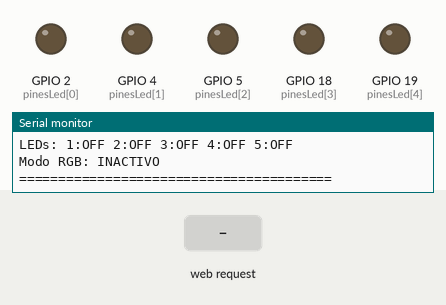
Bench run of a sketch on a simulated ESP32. Parts: output pins drawn as LEDs (lit = HIGH), the last lines printed to the serial monitor. Dashed ring = blinking. The test bench sets the inputs (shaded band). WiFi joins after 1.5 s; servers stay silent unless stated.

Above: at 2.7 s.
2.8 s: HTTP request GET /toggleRGB received
At 2.98 s:
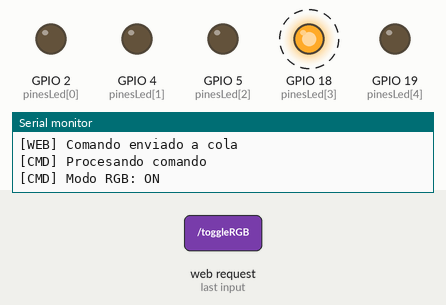
5.8 s: HTTP request GET /allOn received
At 7.0 s:
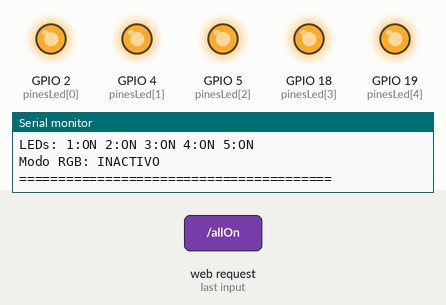
7.3 s: HTTP request GET /allOff received
At 8.6 s:
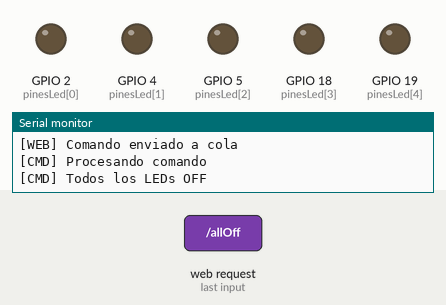
Timing chart, 0 to 10.3 s (numbered marks = the images above; inputs shaded):
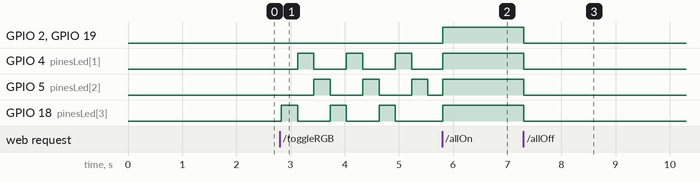

The sketch:

Controlador_de_LEDS.ino
```cpp
#include <WiFi.h>
#include <freertos/FreeRTOS.h>
#include <freertos/task.h>
#include <freertos/semphr.h>
#include <freertos/queue.h>

// ========== CONFIGURACIÓN ==========
const char* ssid = "RED WIFI";
const char* password = "CONTRASEÑA";
WiFiServer servidor(80);

const int NUM_LEDS = 5;
const int pinesLed[] = {2, 4, 5, 18, 19};
const char* nombresLed[] = {"Blanco", "Verde", "Azul", "Rojo", "Amarillo"};

// ========== VARIABLES COMPARTIDAS (PROTEGIDAS) ==========
bool estadosLed[NUM_LEDS] = {0};
bool modoRgb = false;
int pasoRgb = 0;

// ========== OBJETOS FREERTOS ==========
SemaphoreHandle_t mutexLed;           // Protege estadosLed[]
SemaphoreHandle_t mutexRgb;           // Protege modoRgb y pasoRgb
QueueHandle_t colaComandos;           // Cola de comandos HTTP

// Estructura para comandos
typedef struct {
  enum { CMD_TOGGLE, CMD_TODOS_ON, CMD_TODOS_OFF, CMD_RGB_TOGGLE } tipo;
  int indiceLed;
} Comando;

// ========== TAREA 1: SERVIDOR WEB (Prioridad ALTA - 3) ==========
void tareaServidorWeb(void *parametro) {
  Serial.println("[TAREA] Servidor Web iniciado - Prioridad ALTA");

  while(1) {
    WiFiClient cliente = servidor.available();
    if (cliente) {
      Serial.println("[WEB] Cliente conectado");

      unsigned long timeout = millis() + 3000;
      while (!cliente.available() && millis() < timeout) {
        vTaskDelay(1 / portTICK_PERIOD_MS); // Yield cooperativo
      }

      if (millis() < timeout) {
        String peticion = cliente.readStringUntil('\r');
        cliente.flush();

        // Procesar petición y enviar a cola
        Comando cmd;
        bool enviarCmd = false;

        if (peticion.indexOf("/toggleRGB") != -1) {
          cmd.tipo = Comando::CMD_RGB_TOGGLE;
          enviarCmd = true;
        } else if (peticion.indexOf("/allOn") != -1) {
          cmd.tipo = Comando::CMD_TODOS_ON;
          enviarCmd = true;
        } else if (peticion.indexOf("/allOff") != -1) {
          cmd.tipo = Comando::CMD_TODOS_OFF;
          enviarCmd = true;
        } else {
          for (int i = 0; i < NUM_LEDS; i++) {
            if (peticion.indexOf("/toggle" + String(i+1)) != -1) {
              cmd.tipo = Comando::CMD_TOGGLE;
              cmd.indiceLed = i;
              enviarCmd = true;
              break;
            }
          }
        }

        if (enviarCmd) {
          xQueueSend(colaComandos, &cmd, portMAX_DELAY);
          Serial.println("[WEB] Comando enviado a cola");
        }

        // Enviar respuesta
        if (peticion.indexOf("/status") != -1) {
          enviarJSON(cliente);
        } else {
          enviarHTML(cliente);
        }
      }
      cliente.stop();
    }
    vTaskDelay(10 / portTICK_PERIOD_MS); // Liberar CPU
  }
}

// ========== TAREA 2: PROCESADOR DE COMANDOS (Prioridad MEDIA - 2) ==========
void tareaProcesadorComandos(void *parametro) {
  Serial.println("[TAREA] Procesador de Comandos iniciado - Prioridad MEDIA");
  Comando cmd;

  while(1) {
    if (xQueueReceive(colaComandos, &cmd, portMAX_DELAY)) {
      Serial.println("[CMD] Procesando comando");

      switch(cmd.tipo) {
        case Comando::CMD_TOGGLE:
          if (xSemaphoreTake(mutexLed, portMAX_DELAY)) {
            if (!modoRgb) {
              estadosLed[cmd.indiceLed] = !estadosLed[cmd.indiceLed];
              digitalWrite(pinesLed[cmd.indiceLed], estadosLed[cmd.indiceLed]);
              Serial.printf("[CMD] LED %d: %s\n", cmd.indiceLed+1,
                           estadosLed[cmd.indiceLed] ? "ON" : "OFF");
            }
            xSemaphoreGive(mutexLed);
          }
          break;

        case Comando::CMD_TODOS_ON:
          if (xSemaphoreTake(mutexRgb, portMAX_DELAY)) {
            modoRgb = false;
            xSemaphoreGive(mutexRgb);
          }
          if (xSemaphoreTake(mutexLed, portMAX_DELAY)) {
            for (int i = 0; i < NUM_LEDS; i++) {
              estadosLed[i] = true;
              digitalWrite(pinesLed[i], HIGH);
            }
            Serial.println("[CMD] Todos los LEDs ON");
            xSemaphoreGive(mutexLed);
          }
          break;

        case Comando::CMD_TODOS_OFF:
          if (xSemaphoreTake(mutexRgb, portMAX_DELAY)) {
            modoRgb = false;
            xSemaphoreGive(mutexRgb);
          }
          if (xSemaphoreTake(mutexLed, portMAX_DELAY)) {
            for (int i = 0; i < NUM_LEDS; i++) {
              estadosLed[i] = false;
              digitalWrite(pinesLed[i], LOW);
            }
            Serial.println("[CMD] Todos los LEDs OFF");
            xSemaphoreGive(mutexLed);
          }
          break;

        case Comando::CMD_RGB_TOGGLE:
          if (xSemaphoreTake(mutexRgb, portMAX_DELAY)) {
            modoRgb = !modoRgb;
            Serial.printf("[CMD] Modo RGB: %s\n", modoRgb ? "ON" : "OFF");
            if (!modoRgb) {
              pasoRgb = 0;
              if (xSemaphoreTake(mutexLed, portMAX_DELAY)) {
                for (int i = 0; i < NUM_LEDS; i++) {
                  estadosLed[i] = false;
                  digitalWrite(pinesLed[i], LOW);
                }
                xSemaphoreGive(mutexLed);
              }
            }
            xSemaphoreGive(mutexRgb);
          }
          break;
      }
    }
  }
}

// ========== TAREA 3: EFECTO RGB (Prioridad BAJA - 1) ==========
void tareaEfectoRGB(void *parametro) {
  Serial.println("[TAREA] Efecto RGB iniciado - Prioridad BAJA");

  // Patrones RGB: LED 1=Blanco, LED 2=Verde, LED 3=Azul, LED 4=Rojo, LED 5=Amarillo
  // Solo encendemos: Verde (índice 1), Azul (índice 2), Rojo (índice 3)
  int patrones[][5] = {
    {0,0,0,1,0}, // Solo Rojo
    {0,1,0,0,0}, // Solo Verde
    {0,0,1,0,0}, // Solo Azul
    {0,0,0,1,0}, // Solo Rojo
    {0,1,0,0,0}, // Solo Verde
    {0,0,1,0,0}, // Solo Azul
    {0,0,0,1,0}, // Solo Rojo
    {0,1,0,0,0}, // Solo Verde
    {0,0,1,0,0}, // Solo Azul
    {0,0,0,0,0}  // Todos apagados
  };

  while(1) {
    bool rgbActivo = false;

    // Verificar si RGB está activo
    if (xSemaphoreTake(mutexRgb, 10 / portTICK_PERIOD_MS)) {
      rgbActivo = modoRgb;
      xSemaphoreGive(mutexRgb);
    }

    if (rgbActivo) {
      // Aplicar patrón RGB
      if (xSemaphoreTake(mutexLed, 10 / portTICK_PERIOD_MS)) {
        for (int i = 0; i < NUM_LEDS; i++) {
          estadosLed[i] = patrones[pasoRgb][i];
          digitalWrite(pinesLed[i], estadosLed[i]);
        }
        xSemaphoreGive(mutexLed);
      }

      // Avanzar al siguiente paso
      if (xSemaphoreTake(mutexRgb, 10 / portTICK_PERIOD_MS)) {
        pasoRgb = (pasoRgb + 1) % 10;
        xSemaphoreGive(mutexRgb);
      }

      vTaskDelay(300 / portTICK_PERIOD_MS); // 300ms entre cambios
    } else {
      vTaskDelay(100 / portTICK_PERIOD_MS); // Espera más cuando está inactivo
    }
  }
}

// ========== TAREA 4: MONITOR DEL SISTEMA (Prioridad BAJA - 1) ==========
void tareaMonitorSistema(void *parametro) {
  Serial.println("[TAREA] Monitor del Sistema iniciado - Prioridad BAJA");

  while(1) {
    Serial.println("\n========== ESTADO DEL SISTEMA ==========");
    Serial.printf("Heap libre: %d bytes\n", ESP.getFreeHeap());
    Serial.printf("Tareas activas: %d\n", uxTaskGetNumberOfTasks());

    if (xSemaphoreTake(mutexLed, 100 / portTICK_PERIOD_MS)) {
      Serial.print("LEDs: ");
      for (int i = 0; i < NUM_LEDS; i++) {
        Serial.printf("%d:%s ", i+1, estadosLed[i] ? "ON" : "OFF");
      }
      Serial.println();
      xSemaphoreGive(mutexLed);
    }

    if (xSemaphoreTake(mutexRgb, 100 / portTICK_PERIOD_MS)) {
      Serial.printf("Modo RGB: %s\n", modoRgb ? "ACTIVO" : "INACTIVO");
      xSemaphoreGive(mutexRgb);
    }

    Serial.println("========================================\n");
    vTaskDelay(5000 / portTICK_PERIOD_MS); // Reporte cada 5 segundos
  }
}

// ========== FUNCIONES AUXILIARES ==========
void enviarJSON(WiFiClient &c) {
  c.println("HTTP/1.1 200 OK\r\nContent-type:application/json\r\nConnection:close\r\n");
  c.print("{\"rgbMode\":");

  if (xSemaphoreTake(mutexRgb, 100 / portTICK_PERIOD_MS)) {
    c.print(modoRgb ? "true" : "false");
    xSemaphoreGive(mutexRgb);
  }

  if (xSemaphoreTake(mutexLed, 100 / portTICK_PERIOD_MS)) {
    for (int i = 0; i < NUM_LEDS; i++) {
      c.print(",\"led");
      c.print(i+1);
      c.print("\":");
      c.print(estadosLed[i] ? "true" : "false");
    }
    xSemaphoreGive(mutexLed);
  }
  c.println("}");
}

void enviarHTML(WiFiClient &c) {
  c.println("HTTP/1.1 200 OK\r\nContent-type:text/html\r\nConnection:close\r\n");
  c.println("<!DOCTYPE html><html><head><meta charset='UTF-8'><meta name='viewport' content='width=device-width,initial-scale=1'><title>ESP32 FreeRTOS</title><style>");
  c.println("*{margin:0;padding:0;box-sizing:border-box}body{display:flex;justify-content:center;align-items:center;min-height:100vh;background:#0a0a0a;font-family:-apple-system,sans-serif;padding:20px}");
  c.println(".c{background:#fff;padding:40px;border-radius:24px;box-shadow:0 20px 60px rgba(0,0,0,.15);max-width:420px;width:100%;border:1px solid #f0f0f0}h1{font-size:28px;font-weight:300;color:#000;margin-bottom:10px;text-align:center;letter-spacing:2px}");
  c.println(".badge{background:#000;color:#fff;padding:6px 12px;border-radius:6px;font-size:10px;display:inline-block;margin-bottom:25px;letter-spacing:1px;font-weight:500}");
  c.println(".rgb{background:#000;color:#fff;width:100%;margin-bottom:20px;padding:20px;border:none;border-radius:12px;font-size:14px;font-weight:500;cursor:pointer;transition:.3s;letter-spacing:1px}.rgb:hover{background:#1a1a1a}");
  c.println(".rgb.on{background:#fff;color:#000;border:2px solid #000;animation:pulse 2s infinite}@keyframes pulse{0%,100%{box-shadow:0 0 0 0 rgba(0,0,0,.4)}50%{box-shadow:0 0 0 8px rgba(0,0,0,0)}}");
  c.println(".g{display:grid;grid-template-columns:1fr 1fr;gap:12px;margin-bottom:25px}.b{padding:18px;border:2px solid #000;background:#fff;border-radius:12px;font-size:13px;font-weight:500;cursor:pointer;transition:.3s;letter-spacing:.5px;color:#000}.b:hover{background:#000;color:#fff}");
  c.println(".led{padding:18px;margin-bottom:12px;background:#fafafa;border:1px solid #e5e5e5;border-radius:12px;display:flex;justify-content:space-between;align-items:center;transition:.2s}.led:hover{background:#f5f5f5}");
  c.println(".sw{position:relative;display:inline-block;width:52px;height:28px}.sw input{opacity:0;width:0;height:0}.sl{position:absolute;cursor:pointer;top:0;left:0;right:0;bottom:0;background:#e0e0e0;transition:.3s;border-radius:28px;border:1px solid #d0d0d0}.sl:before{position:absolute;content:'';height:22px;width:22px;left:2px;bottom:2px;background:#fff;transition:.3s;border-radius:50%;box-shadow:0 2px 4px rgba(0,0,0,.1)}");
  c.println("input:checked+.sl{background:#000;border-color:#000}input:checked+.sl:before{transform:translateX(24px)}.n{font-size:14px;font-weight:500;margin-bottom:4px;color:#000;letter-spacing:.3px}.s{font-size:11px;color:#999}</style>");
  c.println("<script>function t(n){fetch('/toggle'+n).then(()=>setTimeout(u,300))}function on(){fetch('/allOn').then(()=>setTimeout(u,300))}function off(){fetch('/allOff').then(()=>setTimeout(u,300))}function rgb(){fetch('/toggleRGB').then(()=>setTimeout(u,300))}");
  c.print("function u(){fetch('/status').then(r=>r.json()).then(d=>{for(let i=1;i<=");
  c.print(NUM_LEDS);
  c.println(";i++){document.getElementById('c'+i).checked=d['led'+i];document.getElementById('t'+i).textContent=d['led'+i]?'Encendido':'Apagado'}const b=document.getElementById('rb');d.rgbMode?(b.classList.add('on'),b.textContent='🌈 RGB ACTIVO'):(b.classList.remove('on'),b.textContent='🌈 MODO RGB')})}setInterval(u,500)</script>");
  c.println("</head><body><div class='c'><h1>ESP32 CONTROL</h1><div style='text-align:center'>");
  c.println("<span class='badge'>FREERTOS MULTITAREA</span></div>");

  bool modoRgbActual = false;
  if (xSemaphoreTake(mutexRgb, 100 / portTICK_PERIOD_MS)) {
    modoRgbActual = modoRgb;
    xSemaphoreGive(mutexRgb);
  }

  c.print("<button id='rb' class='rgb");
  if (modoRgbActual) c.print(" on");
  c.print("' onclick='rgb()'>");
  c.print(modoRgbActual ? "🌈 RGB ACTIVO" : "🌈 MODO RGB");
  c.println("</button><div class='g'><button class='b' onclick='on()'>Encender</button><button class='b' onclick='off()'>Apagar</button></div>");

  if (xSemaphoreTake(mutexLed, 100 / portTICK_PERIOD_MS)) {
    for (int i = 0; i < NUM_LEDS; i++) {
      c.print("<div class='led'><div><div class='n'>LED ");
      c.print(i+1);
      c.print(" (");
      c.print(nombresLed[i]);
      c.print(")</div><div class='s' id='t");
      c.print(i+1);
      c.print("'>");
      c.print(estadosLed[i] ? "Encendido" : "Apagado");
      c.print("</div></div><label class='sw'><input type='checkbox' id='c");
      c.print(i+1);
      c.print("' onchange='t(");
      c.print(i+1);
      c.print(")'");
      if (estadosLed[i]) c.print(" checked");
      c.println("><span class='sl'></span></label></div>");
    }
    xSemaphoreGive(mutexLed);
  }

  c.print("<div style='margin-top:20px;padding-top:15px;border-top:2px solid #e0e0e0;text-align:center;font-size:11px;color:#999'>ESP32 FreeRTOS • ");
  c.print(WiFi.localIP());
  c.println("</div></div></body></html>");
}

// ========== SETUP ==========
void setup() {
  Serial.begin(115200);
  Serial.println("\n\n=== SISTEMA CON FREERTOS ===");

  // Inicializar pines
  for (int i = 0; i < NUM_LEDS; i++) {
    pinMode(pinesLed[i], OUTPUT);
    digitalWrite(pinesLed[i], LOW);
  }

  // Crear semáforos
  mutexLed = xSemaphoreCreateMutex();
  mutexRgb = xSemaphoreCreateMutex();

  // Crear cola de comandos
  colaComandos = xQueueCreate(10, sizeof(Comando));

  // Conectar WiFi
  WiFi.begin(ssid, password);
  Serial.print("Conectando WiFi");
  while (WiFi.status() != WL_CONNECTED && millis() < 10000) {
    delay(500);
    Serial.print(".");
  }
  if (WiFi.status() == WL_CONNECTED) {
    Serial.println("\n✓ WiFi conectado!");
    Serial.print("IP: http://");
    Serial.println(WiFi.localIP());
  }

  servidor.begin();

  // Crear tareas FreeRTOS con diferentes prioridades
  xTaskCreatePinnedToCore(tareaServidorWeb, "ServidorWeb", 8192, NULL, 3, NULL, 1);
  xTaskCreatePinnedToCore(tareaProcesadorComandos, "Comandos", 4096, NULL, 2, NULL, 1);
  xTaskCreatePinnedToCore(tareaEfectoRGB, "RGB", 2048, NULL, 1, NULL, 0);
  xTaskCreatePinnedToCore(tareaMonitorSistema, "Monitor", 2048, NULL, 1, NULL, 0);

  Serial.println("✓ Tareas FreeRTOS iniciadas");
  Serial.println("  - ServidorWeb (Core 1, Prioridad 3)");
  Serial.println("  - Comandos (Core 1, Prioridad 2)");
  Serial.println("  - RGB Effect (Core 0, Prioridad 1)");
  Serial.println("  - Monitor (Core 0, Prioridad 1)");
  Serial.println("===============================\n");
}

// ========== LOOP (VACÍO - TODO LO MANEJA FREERTOS) ==========
void loop() {
  // El loop() está vacío porque FreeRTOS maneja todo
  vTaskDelay(1000 / portTICK_PERIOD_MS);
}
```

Measured:
- after the input at 2.8 s, GPIO 4 (pinesLed[1]): alternates HIGH for 0.30 s and LOW for 0.60 s, starting after 0.33 s; GPIO 5 (pinesLed[2]): alternates HIGH for 0.30 s and LOW for 0.60 s, starting after 0.63 s; GPIO 18 (pinesLed[3]): alternates HIGH for 0.30 s and LOW for 0.60 s, starting at once
- after the input at 5.8 s, GPIO 2 (pinesLed[0]), GPIO 19 (pinesLed[4]): LOW → HIGH at once; GPIO 18 (pinesLed[3]): goes on until 5.8 s, then stays HIGH
- after the input at 7.3 s, GPIO 2 (pinesLed[0]), GPIO 4 (pinesLed[1]), GPIO 5 (pinesLed[2]), GPIO 18 (pinesLed[3]), GPIO 19 (pinesLed[4]): HIGH → LOW at once
